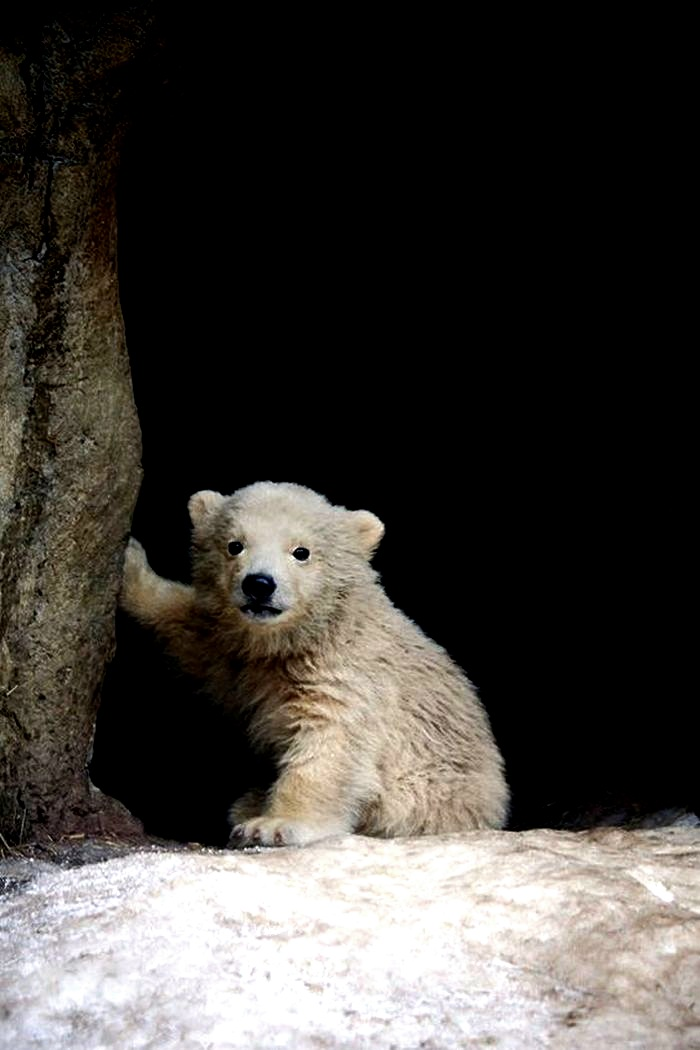
#> input picture Report04/window.jpg, 700 x 1050 px
$ python TEST.py
#> lines starting #> are read from the running program, lines starting #| are printed output that depends on the picture
import numpy as np
import cv2 as cv
import time
from pathlib import Path
import os
import platform
import math

"""
코드 설명
1. 특정 이미지 파일을 imread로 읽어와서 BGR 형식의 3채널 이미지로 저장한다.
2. 기존의 report2에서 작성한 test_for_report2 함수를 변형하여, 추가로 histogram equalization을 수행하도록 한다.
3. 반환된 결과값(시간, 평활화된 이미지)을 각각 변수에 저장한다.
4. 반환된 결과값을 바탕으로 오차율(PSNR)을 계산한다.
5. 결과값을 출력한다.
"""

#시간 측정용 함수(for report2)
def test_for_report2(func, img):
    start_time = time.time()
    y, img_restored = func(img)
    end_time = time.time()
    return (end_time - start_time, y, img_restored)

#시간 측정용 함수(for report3)
def test_for_report3(func, img1, img2):
    start_time = time.time()
    psnr_value = func(img1, img2)
    end_time = time.time()
    return (end_time - start_time, psnr_value)

#시간 측정용 함수(for report2) **report2를 변형함**
def test_for_report4(func_restore, func_equalize, img):
    start_time = time.time()
    y, img_restored = func_restore(img)
    y_equalized = func_equalize(y)
    img_equalized = restoring_by_equalization(y_equalized, img)
    end_time = time.time()
    return (end_time - start_time, img_restored, img_equalized)

#복원용 함수
def restoring_by_equalization(y_equalized, img):
    # cv.equalizeHist() 결과는 8비트 1채널이어야 하므로, 타입을 보장한다.
    y_equalized = np.clip(y_equalized, 0, 255).astype(np.uint8)

    # 원본(BGR)에서 YCrCb로 변환 후 Y(0번 채널)만 교체하고 다시 BGR로 복원
    img_ycrcb = cv.cvtColor(img, cv.COLOR_BGR2YCrCb)
    img_ycrcb[:, :, 0] = y_equalized
    img_equalized = cv.cvtColor(img_ycrcb, cv.COLOR_YCrCb2BGR)
    return img_equalized

#opencv 변환용 함수
def opencv_function_restoring(img):
    img_YCbCr = cv.cvtColor(img, cv.COLOR_BGR2YCrCb)
    Y709 = img_YCbCr[:, :, 0]
    img_restored = cv.cvtColor(img_YCbCr, cv.COLOR_YCrCb2BGR)
    return (Y709, img_restored)

#수작업 변환용 함수
def mannual_function_restoring(img):
    B = img[:, :, 0]
    G = img[:, :, 1]
    R = img[:, :, 2]

    Y709 = 0.183 * R + 0.614 * G + 0.062 * B + 16
    Cb = - 0.101 * R - 0.338 * G + 0.439 * B + 128
    Cr = 0.439 * R - 0.399 * G - 0.040 * B + 128

    return_Y709 = np.clip(Y709, 0, 255).astype(np.uint8)

    B = 1.164 * (Y709 - 16) + 2.115 * (Cb - 128)
    G = 1.164 * (Y709 - 16) - 0.534 * (Cr - 128) - 0.213 * (Cb - 128)
    R = 1.164 * (Y709 - 16) + 1.793 * (Cr - 128)

    B = np.clip(B, 0, 255).astype(np.uint8)
    G = np.clip(G, 0, 255).astype(np.uint8)
    R = np.clip(R, 0, 255).astype(np.uint8)

    img_restored= cv.merge((B, G, R))
    return (return_Y709, img_restored)

#opencv histogram equalization 함수
def opencv_equalize_histogram(y):
    equalized_y = cv.equalizeHist(y)
    return equalized_y

#수작업 histogram equalization 함수
def mannual_equalize_histogram(y):
    total_pixels = y.size
    maximum_pixel_value = 255
    histogram, _ = np.histogram(y.flatten(), bins=256, range=(0, 255))
    cdf = histogram.cumsum()
    method_1_result = ((maximum_pixel_value + 1) / total_pixels) * cdf - 1
    equlized_map = np.round(method_1_result).astype(np.uint8)
    equlized_map = np.clip(equlized_map, 0, maximum_pixel_value).astype(np.uint8)
    y_equalized = equlized_map[y]
    return y_equalized

#오차율 측정 함수(opencv)
def psnr_opencv(img1, img2):
    psnr_value = cv.PSNR(img1, img2)
    return psnr_value

#오차율 측정 함수(수작업)
def psnr_mannual(img1, img2):
    mse = np.mean((img1.astype(np.float64) - img2.astype(np.float64)) ** 2)
    if mse == 0:
        return float('inf')
    max_pixel = 255.0
    psnr_value = 20 * np.log10(max_pixel / np.sqrt(mse))
    return psnr_value

def show_imgs_by_grid(imgs, titles, window_size=(420, 300), start_pos=(0, 0)):
    slots = [(0, 0), (0, 1), (0, 2), (1, 1), (1, 2)]
    w, h = window_size
    sx, sy = start_pos

    for (row, col), img, title in zip(slots, imgs, titles):
        cv.namedWindow(title, cv.WINDOW_NORMAL)
        cv.imshow(title, img)

        cv.resizeWindow(title, w, h)
        cv.moveWindow(title, sx + (col * w), sy + (row * h))

        cv.waitKey(1)

    cv.waitKey(0)
    cv.destroyAllWindows()

def _to_bgr(img: np.ndarray) -> np.ndarray:
    if img is None:
        return img
    if img.ndim == 2:
        return cv.cvtColor(img, cv.COLOR_GRAY2BGR)
    return img

def show_imgs_by_grid_single_window(imgs,titles,tile_size=(420, 300),window_title='grid'):
    slots = [(0, 0), (0, 1), (0, 2), (1, 1), (1, 2)]
    cols, rows = 3, 2
    tile_w, tile_h = tile_size

    canvas = np.zeros((rows * tile_h, cols * tile_w, 3), dtype=np.uint8)

    for (row, col), img, title in zip(slots, imgs, titles):
        tile = _to_bgr(img)
        tile = cv.resize(tile, (tile_w, tile_h), interpolation=cv.INTER_AREA)
        x0, y0 = col * tile_w, row * tile_h
        canvas[y0:y0 + tile_h, x0:x0 + tile_w] = tile

        cv.putText(
            canvas,
            str(title),
            (x0 + 10, y0 + 30),
            cv.FONT_HERSHEY_SIMPLEX,
            0.8,
            (255, 255, 255),
            2,
            cv.LINE_AA,
        )

    cv.namedWindow(window_title, cv.WINDOW_NORMAL)
    cv.imshow(window_title, canvas)
    cv.waitKey(0)
    cv.destroyAllWindows()

def _is_wsl() -> bool:
    return bool(os.environ.get('WSL_DISTRO_NAME') or os.environ.get('WSL_INTEROP') or 'microsoft' in platform.release().lower())

#이미지 읽어오기 (스크립트 위치 기준으로 안전하게 로드)
imgfile = Path(__file__).resolve().parent / 'window.jpg'
img = cv.imread(str(imgfile), cv.IMREAD_COLOR)
#> img is the input picture: shape (1050, 700, 3); mean B, G, R 61.4, 65.3, 68.6

if img is None:
    raise FileNotFoundError(f"Failed to read image: {imgfile}")

#변환 및 복원
opencv_time, opencv_img_restored, opencv_img_equalized = test_for_report4(opencv_function_restoring, opencv_equalize_histogram, img)
#> in opencv_function_restoring, `img_YCbCr = cv.cvtColor(img, cv.COLOR_BGR2YCrCb)`: img_YCbCr: shape (1050, 700, 3); mean of channels 0, 1, 2 65.8, 130, 125.5
#> in restoring_by_equalization, `img_ycrcb[:, :, 0] = y_equalized`: img_ycrcb: shape (1050, 700, 3); mean of channels 0, 1, 2 59.4, 130, 125.5
#> in restoring_by_equalization, `img_equalized = cv.cvtColor(img_ycrcb, cv.COLOR_YCrCb2BGR)`:
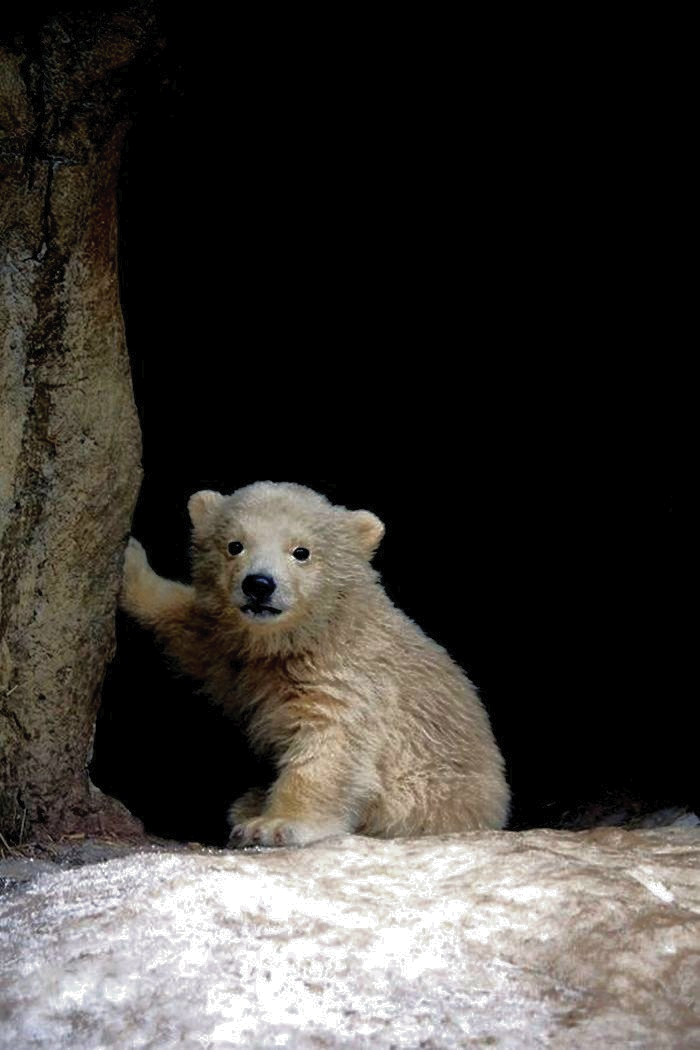
#> img_equalized: shape (1050, 700, 3); mean B, G, R 54.9, 58.8, 62.2
#> opencv_time = 0.346
mannual_time, mannual_img_restored, mannual_img_equalized = test_for_report4(mannual_function_restoring, mannual_equalize_histogram, img)
#> in mannual_function_restoring, `B = img[:, :, 0]`:
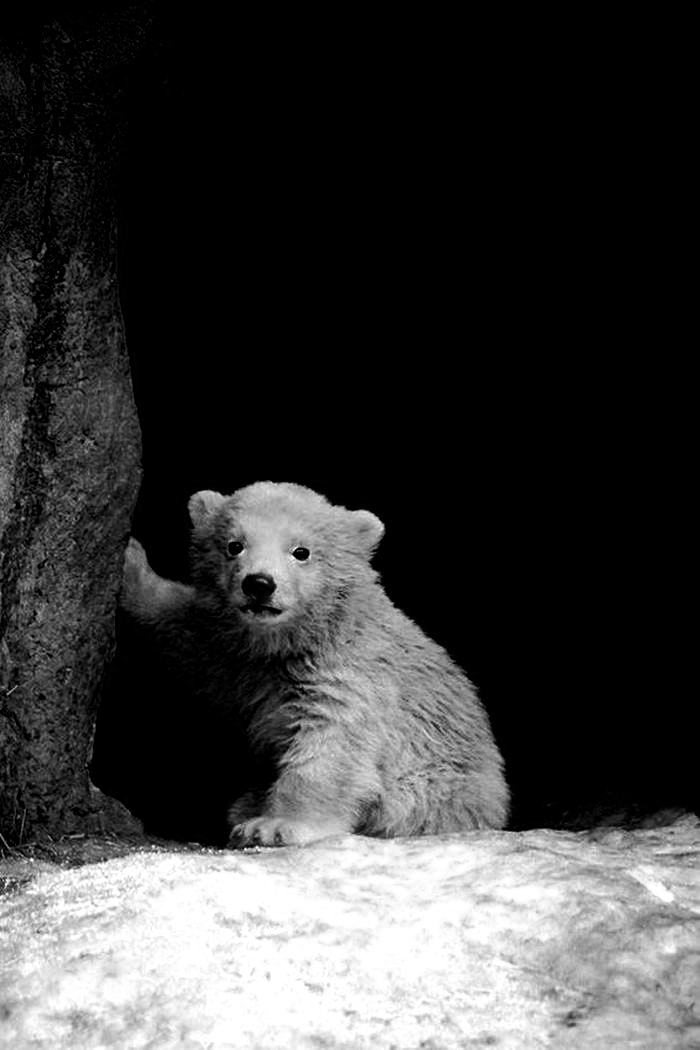
#> B: shape (1050, 700); min 0, max 255, mean 61.4
#> in mannual_function_restoring, `Cr = 0.439 * R - 0.399 * G - 0.040 * B + 128`:
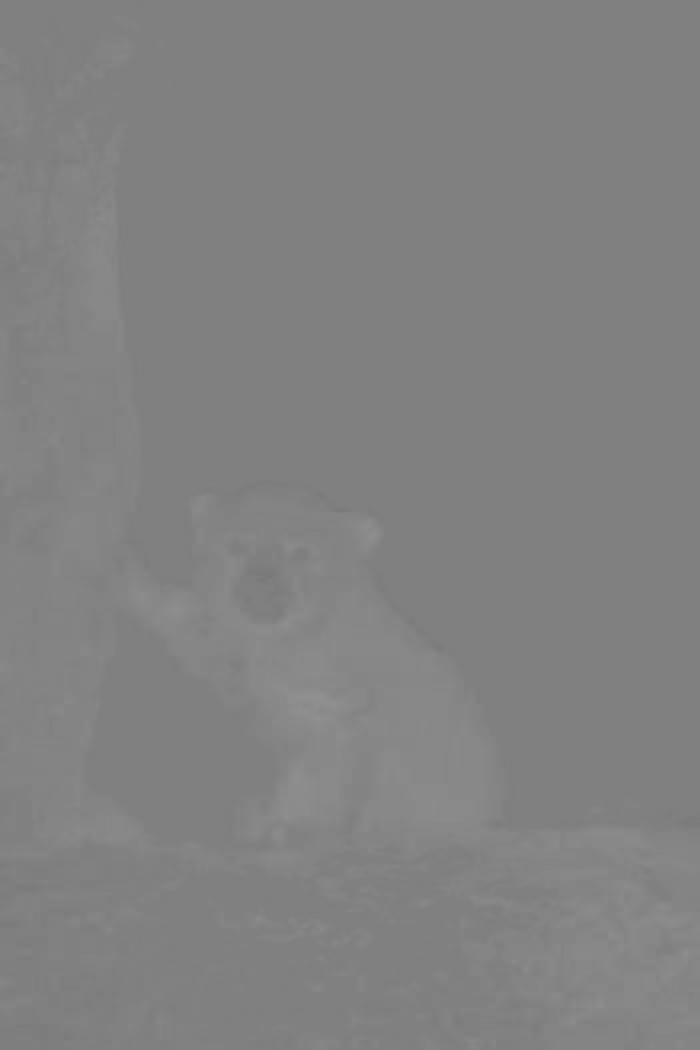
#> Cr: shape (1050, 700) float64; min 120.3, max 145.2, mean 129.6
#> in mannual_equalize_histogram, `histogram, _ = np.histogram(y.flatten(), bins=256, range=(0, 255))`: histogram = 256 values, max 405182 at index 16, min 0 at index 0, mean 2871.1
#> in mannual_equalize_histogram, `cdf = histogram.cumsum()`: cdf = 256 values from 0 to 735000
#> in mannual_equalize_histogram, `method_1_result = ((maximum_pixel_value + 1) / total_pixels) * cdf - 1`: method_1_result = 256 values from -1 to 255
#> in mannual_equalize_histogram, `equlized_map = np.round(method_1_result).astype(np.uint8)`: equlized_map = 256 values, max 255 at index 0, min 140 at index 16, mean 198.8
#> in restoring_by_equalization (call 2), `img_ycrcb[:, :, 0] = y_equalized`: img_ycrcb: shape (1050, 700, 3); mean of channels 0, 1, 2 166, 130, 125.5
#> in restoring_by_equalization (call 2), `img_equalized = cv.cvtColor(img_ycrcb, cv.COLOR_YCrCb2BGR)`:
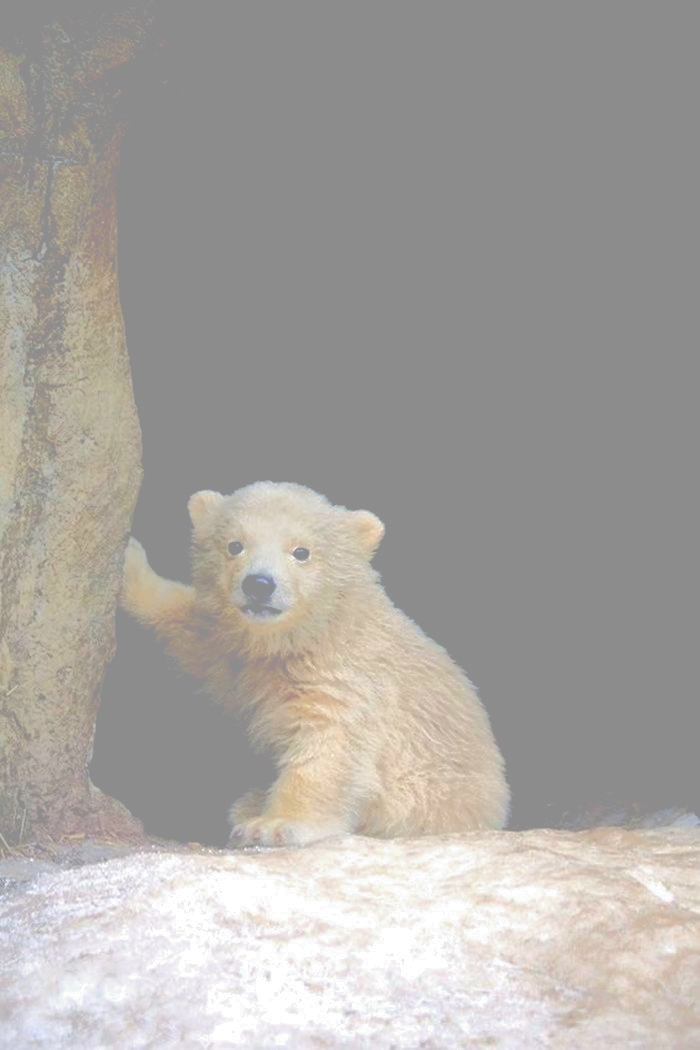
#> img_equalized: shape (1050, 700, 3); mean B, G, R 161.6, 165.5, 168.8
#> mannual_time = 0.777

#오차율 계산 및 시간 측정
_, psnr_opencv_value = test_for_report3(psnr_opencv, img, opencv_img_restored)
#> in psnr_opencv, `psnr_value = cv.PSNR(img1, img2)`: psnr_value = 66.23
#> psnr_opencv_value = 66.23
_, psnr_opencv_value2 = test_for_report3(psnr_opencv, img, opencv_img_equalized)
#> psnr_opencv_value2 = 24.04
_, psnr_mannual_value = test_for_report3(psnr_opencv, img, mannual_img_equalized)
#> psnr_mannual_value = 6.92

#이미지 출력
show_imgs_by_grid_single_window(
    [img, opencv_img_restored, opencv_img_equalized, mannual_img_restored, mannual_img_equalized],
    ['Original', 'Restored (OpenCV)', 'Equalized (OpenCV)', 'Restored (Manual)', 'Equalized (Manual)']
)
#> the loop in show_imgs_by_grid_single_window, `for (row, col), img, title in zip(slots, imgs, titles):` made 5 passes
#> (row, col, title, x0, y0) on passes 1 to 5: (0, 0, 'Original', 0, 0), (0, 1, 'Restored (OpenCV)', 420, 0), (0, 2, 'Equalized (OpenCV)', 840, 0), (1, 1, 'Restored (Manual)', 420, 300), (1, 2, 'Equalized (Manual)', 840, 300)
#> pass 1, in show_imgs_by_grid_single_window, `tile = cv.resize(tile, (tile_w, tile_h), interpolation=cv.INTER_AREA)`:
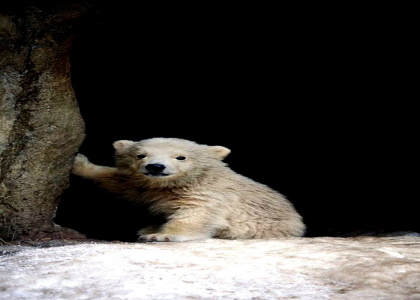
#> tile: shape (300, 420, 3); mean B, G, R 61.4, 65.3, 68.6
#> pass 3, in show_imgs_by_grid_single_window, `tile = cv.resize(tile, (tile_w, tile_h), interpolation=cv.INTER_AREA)`:
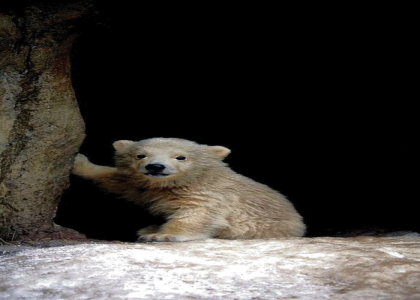
#> tile: shape (300, 420, 3); mean B, G, R 54.9, 58.8, 62.2
#> after the loop in show_imgs_by_grid_single_window, `for (row, col), img, title in zip(slots, imgs, titles):`:
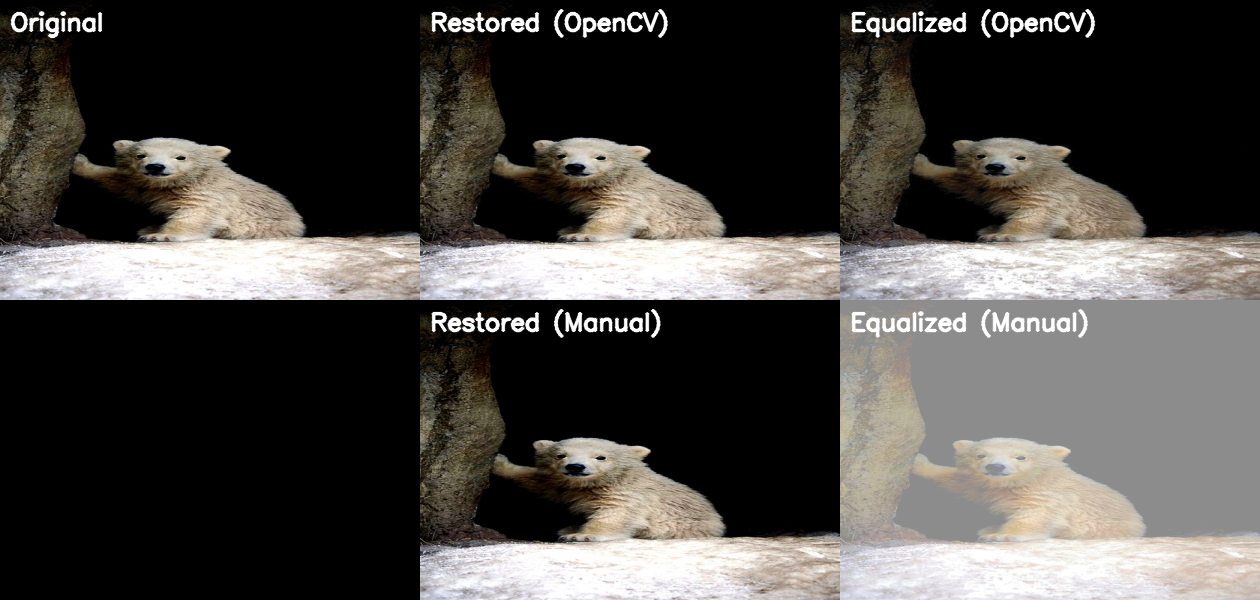
#> canvas: shape (600, 1260, 3); mean B, G, R 69.5, 72.7, 75.4

#값 출력
print(f"PSNR(calculated by opencv) (restored(opencv)): {psnr_opencv_value:.4f}")
#| PSNR(calculated by opencv) (restored(opencv)): 66.2288
print(f"PSNR(calculated by opencv) (restored(opencv) & equalized(opencv)): {psnr_opencv_value2:.4f}")
#| PSNR(calculated by opencv) (restored(opencv) & equalized(opencv)): 24.0444
print(f"PSNR(calculated by opencv) (restored(manual) & equalized(manual)): {psnr_mannual_value:.4f}")
#| PSNR(calculated by opencv) (restored(manual) & equalized(manual)): 6.9178
print(f"Time (OpenCV): {opencv_time:.4f}")
#| Time (OpenCV): 0.3459
print(f"Time (Manual): {mannual_time:.4f}")
#| Time (Manual): 0.7771
